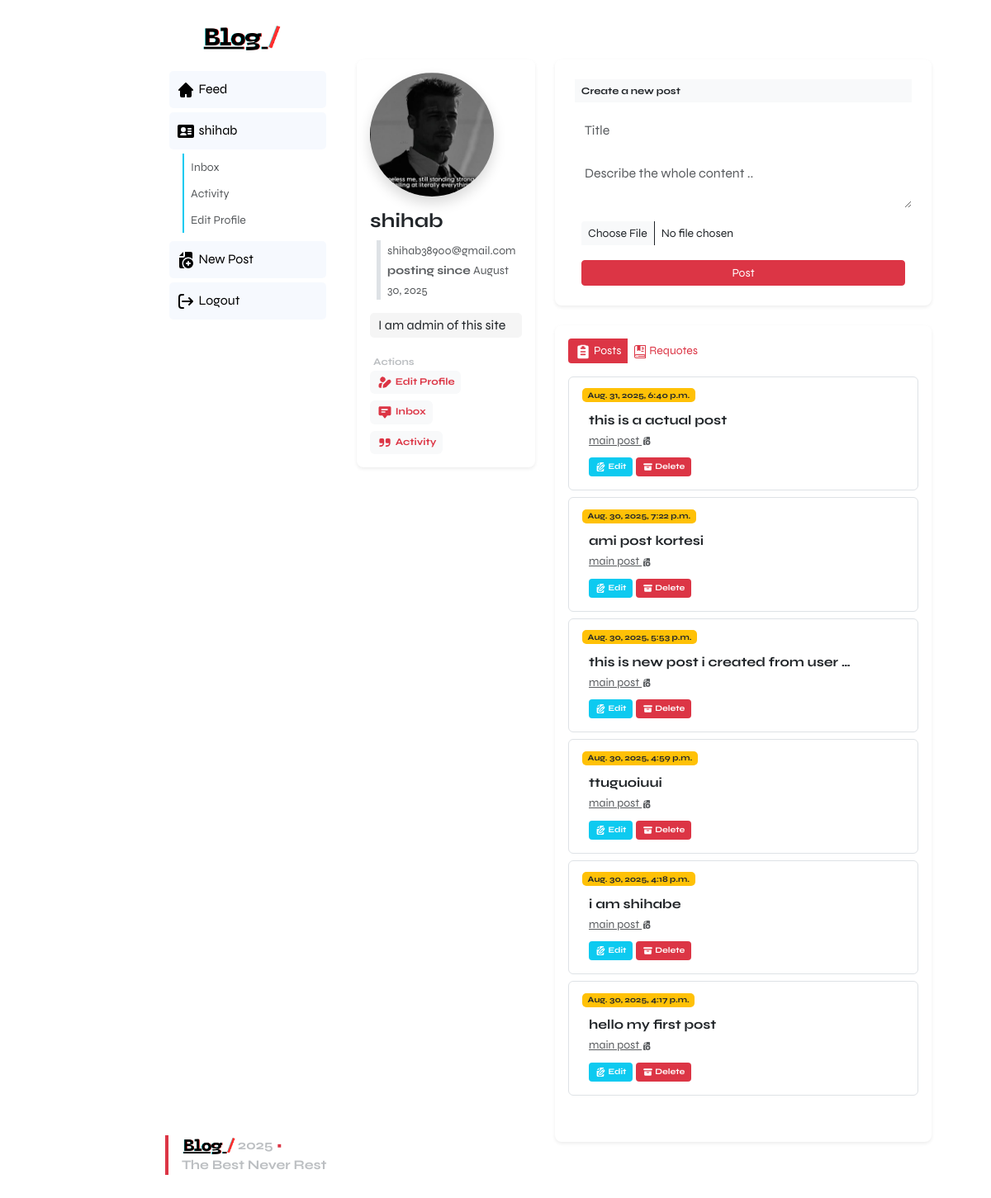
The page /profile/ (signed in) on the database as committed earlier.
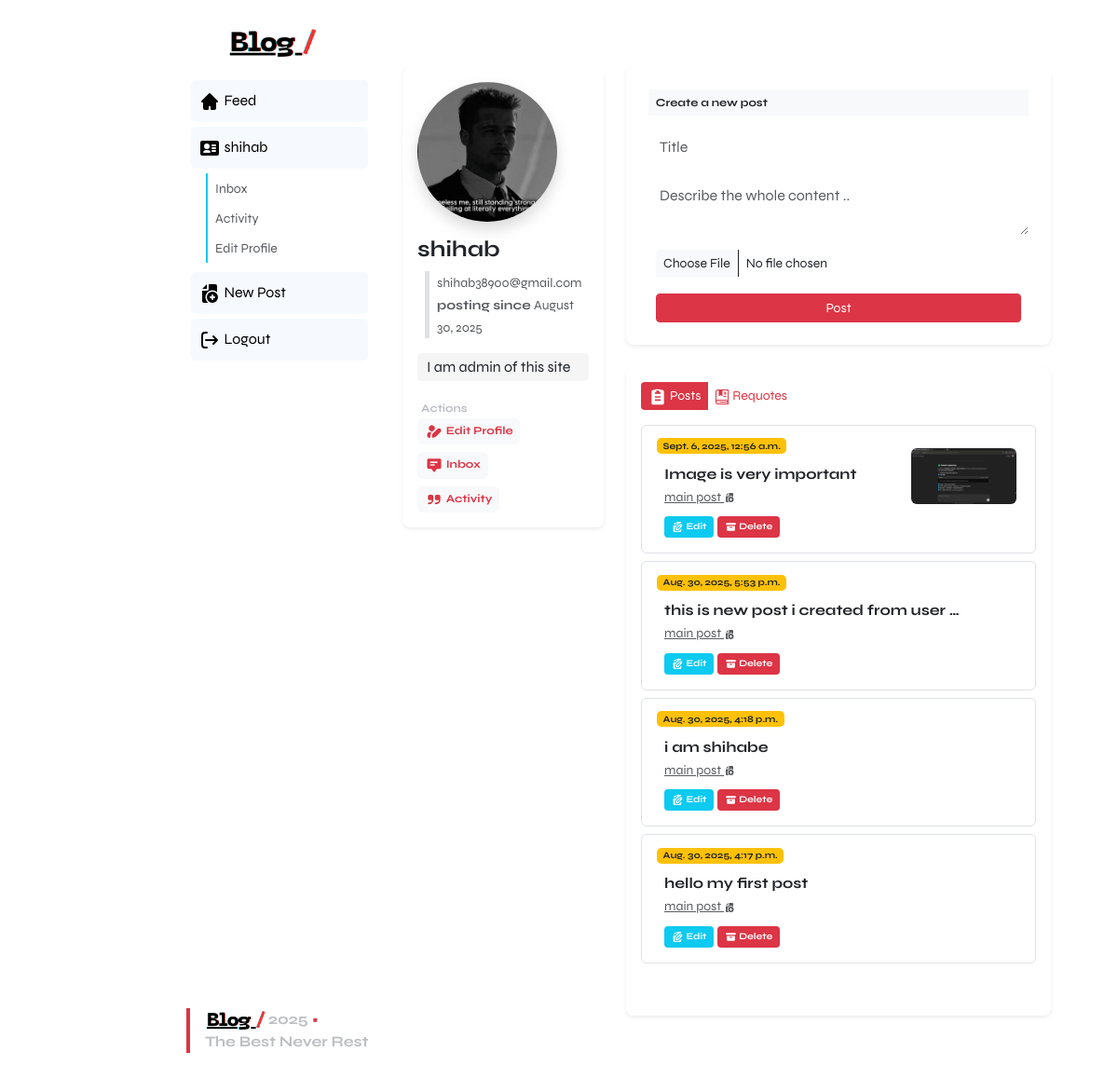
The same page on the database as committed later.
### blog/models.py (models this page shows, shortened)
class Post (models.Model):
    title = models.CharField(max_length=200)
    content = models.TextField()
    created_at = models.DateTimeField(auto_now_add=True)
    author = models.ForeignKey(User, on_delete=models.CASCADE, related_name="posts", null=True)
    image = models.ImageField(upload_to='post_images/', blank=True, null=True)  # New field

### blog/views.py (the view)
# urls.py: path('profile/', views.profile, name='profile'),
@login_required
def profile(request):
    view_type  = request.GET.get('view', 'posts')
    if view_type == 'requotes':
        items =  Requote.objects.filter (user=request.user).order_by('-created_at')
    else:
        items = Post.objects.filter(author=request.user).order_by('-created_at')
    return render(request, 'blog/profile.html', {
        "view_type": view_type,
        "items": items,
    })

### blog/templatetags/app_icons.py (called while the page is built)
@register.simple_tag
def get_icon(name, size=20, cls=""):
    file_path = os.path.join(ICON_PATH, f"{name}.svg")
    try:
        with open(file_path, "r") as f:
            svg = f.read()
        svg = svg.replace("<svg", f'<svg width="{size}" height="{size}" class="{cls}"')
        return mark_safe(svg)
    except FileNotFoundError:
        return f"<!-- icon '{name}' not found -->"

### blog/templates/blog/profile.html (shortened to what the changed rows need)
{% extends "blog/base.html" %}
{% block content %}
<div class="container pt-4 destop-contianer-profile">
    <div class="row">
        {% load app_icons %}
        <div class="col-md-8">
            <div id="postContainer" class="card shadow-sm p-3 rounded-3 mb-5 pb-5 border-0">
                {% if view_type == "posts" %}
                    <div class="list-group">
                        {% for post in items %}
                        <div
                                class="list-group-item d-flex justify-content-between align-items-start  mb-2  border rounded ">
                            <div>
                                <div class="mb-2">
                                <span class="badge bg-warning text-dark tiny-text" style="border-radius:5px;">
                                    {{ post.created_at }}
                                </span>
                                </div>
                                <div class="ps-2">
                                    <b>{{ post.title|truncatewords:8 }}</b>
                                    <small>
                                        <a href="{% url 'post_detail' post.pk %}" class="text-muted">
                                            main post {% get_icon 'post_new' size='12' %}</a>
                                    </small>
                                </div>
                                <div class="py-2 ps-2 ">
                                     <button type="button"
                                             class="btn btn-link bg-info text-white border-0 tiny-text btn-sm text-decoration-none "
                                            data-bs-toggle="modal"
                                            data-bs-target="#editModal{{ post.pk }}">
                                        <b>{% get_icon "edit_post" size='13' %} Edit</b>
                                    </button>
                                    <button type="button"
                                            class=" btn btn-link bg-danger text-white border-0 tiny-text btn-sm text-decoration-none  "
                                            data-bs-toggle="modal"
                                            data-bs-target="#deleteModal{{ post.pk }}">
                                        <b>{% get_icon "post_del" size='13' %} Delete</b>
                                    </button>
                                </div>
                            </div>
                            <div class="p-1 pt-3">
                                <span>
                                    {% if post.image %}
                                        <img src="{{ post.image.url }}" class="img-fluid p-0  rounded bg-light"
                                         alt="post image" style="height:60px;!important">
                                    {% endif %}
                                </span>
                            </div>
                        </div>
                        {% empty %}
                            <p>No posts yet.</p>
                        {% endfor %}
                    </div>
                {% else %}
                     {% for requote in items %}
                                        {% load humanize %}
                    {% empty %}
                            <p>No requotes yet.</p>
                    {% endfor %}
                {% endif %}
            </div>
        </div>
    </div>
</div>
{% endblock %}

Rows that differ between the two databases and show on the page:
removed Post: created_at "Aug. 31, 2025, 6:40 p.m.", title "this is a actual post"
removed Post: created_at "Aug. 30, 2025, 7:22 p.m.", title "ami post kortesi"
removed Post: created_at "Aug. 30, 2025, 4:59 p.m.", title "ttuguoiuui"
added Post: created_at "Sept. 6, 2025, 12:56 a.m.", title "Image is very important", image (picture)
